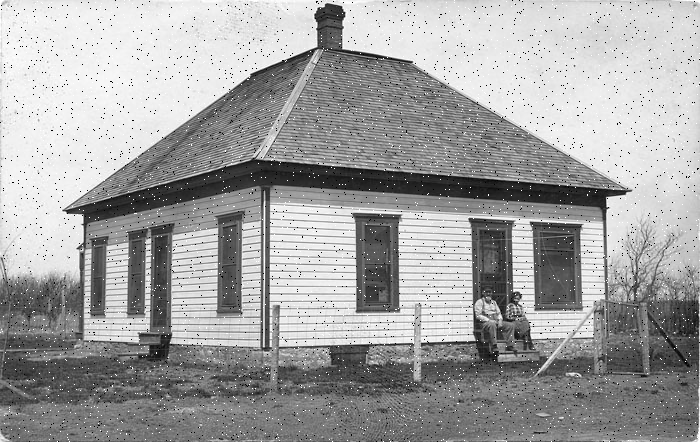
#> input picture Computer Vision & Image Processing./images/task2.png, 700 x 442 px, found by its file name
$ python Greyscale.py
#> lines starting #> are read from the running program, lines starting #| are printed output that depends on the picture
#> further down, noise_img is the input picture: shape (442, 700); min 0, max 255, mean 162.3
"""
 Grayscale Image Processing
(Due date: Nov. 26, 11:59 P.M., 2021)

The goal of this task is to experiment with two commonly used
image processing techniques: image denoising and edge detection.
Specifically, you are given a grayscale image with salt-and-pepper noise,
which is named 'task2.png' for your code testing.
Note that different image might be used when grading your code.

You are required to write programs to:
(i) denoise the image using 3x3 median filter;
(ii) detect edges in the denoised image along both x and y directions using Sobel operators (provided in line 30-32).
(iii) design two 3x3 kernels and detect edges in the denoised image along both 45° and 135° diagonal directions.
Hint:
• Zero-padding is needed before filtering or convolution.
• Normalization is needed before saving edge images. You can normalize image using the following equation:
    normalized_img = 255 * frac{img - min(img)}{max(img) - min(img)}

Do NOT modify the code provided to you.
You are NOT allowed to use OpenCV library except the functions we already been imported from cv2.
You are allowed to use Numpy for basic matrix calculations EXCEPT any function/operation related to convolution or correlation.
You should NOT use any other libraries, which provide APIs for convolution/correlation ormedian filtering.
Please write the convolution code ON YOUR OWN.
"""

from cv2 import imread, imwrite, imshow, IMREAD_GRAYSCALE, namedWindow, waitKey, destroyAllWindows
import numpy as np

# Sobel operators are given here, do NOT modify them.
sobel_x = np.array([[1, 0, -1], [2, 0, -2], [1, 0, -1]]).astype(int)
sobel_y = np.array([[1, 2, 1], [0, 0, 0], [-1, -2, -1]]).astype(int)


def filter(img):
    denoise_img = np.zeros((img.shape))
    padded = np.pad(array=img,pad_width=1,mode='constant')
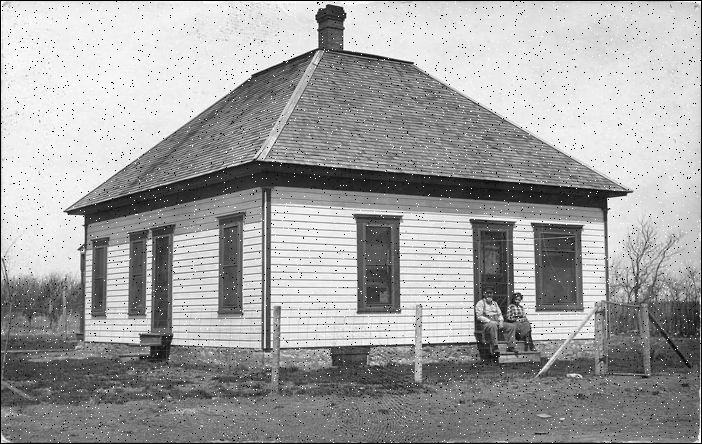
#> padded: shape (444, 702); min 0, max 255, mean 161.1

    for i in range(padded.shape[0]-2):
        for j in range(padded.shape[1]-2):
            img_window = padded[i:(i+3),j:(j+3)]
            y = np.sort(img_window)
            median = np.median(y)
            denoise_img[i][j] = median
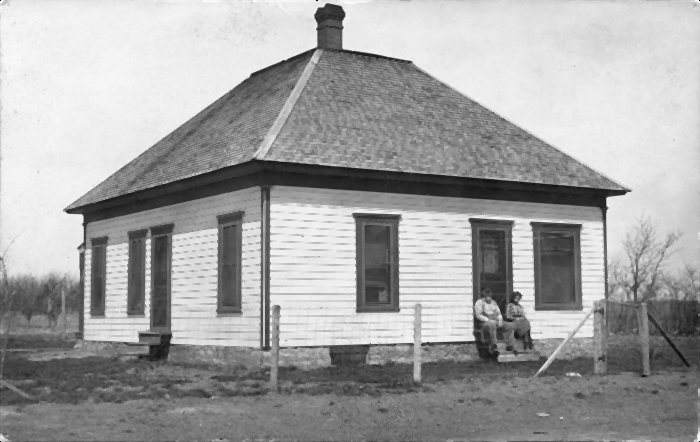
#> denoise_img: shape (442, 700) float64; min 0, max 255, mean 163.6

    return denoise_img


    """
    :param img: numpy.ndarray(int), image
    :return denoise_img: numpy.ndarray(int), image, same size as the input image

    Apply 3x3 Median Filter and reduce salt-and-pepper noises in the input noise image
    """

    # TO DO: implement your solution here
    raise NotImplementedError
    return denoise_img


def convolve2d(img, kernel):
    kernel = np.flipud(np.fliplr(kernel))
    padded = np.pad(array=img,pad_width=1,mode='constant')
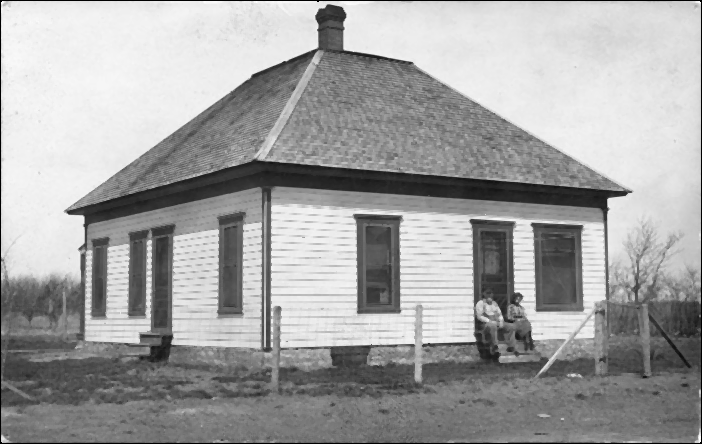
#> padded: shape (444, 702) float64; min 0, max 255, mean 162.4
    conv_img = np.zeros((img.shape))

    for i in range(padded.shape[0]-2):
        for j in range(padded.shape[1]-2):
            img_window = padded[i:(i+3),j:(j+3)]
            conv_img[i][j] = np.multiply(img_window, kernel).sum()

    return conv_img

    """
    :param img: numpy.ndarray, image
    :param kernel: numpy.ndarray, kernel
    :return conv_img: numpy.ndarray, image, same size as the input image

    Convolves a given image (or matrix) and a given kernel.
    """

    # TO DO: implement your solution here
    raise NotImplementedError
    return conv_img


def edge_detect(img):
    edge_y = convolve2d(img,sobel_y)
    edge_x = convolve2d(img,sobel_x)
#> after the loop in convolve2d (call 2), `for i in range(padded.shape[0]-2):`:
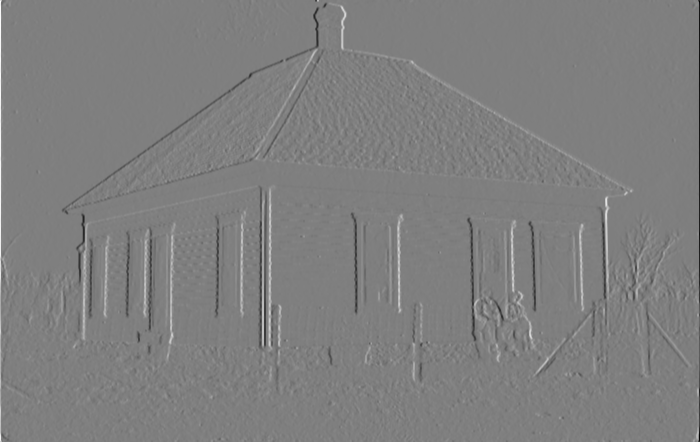
#> conv_img: shape (442, 700) float64; min -1009, max 1010, mean 0; drawn with min black and max white
    edge_mag = np.sqrt(np.square(edge_x) + np.square(edge_y))
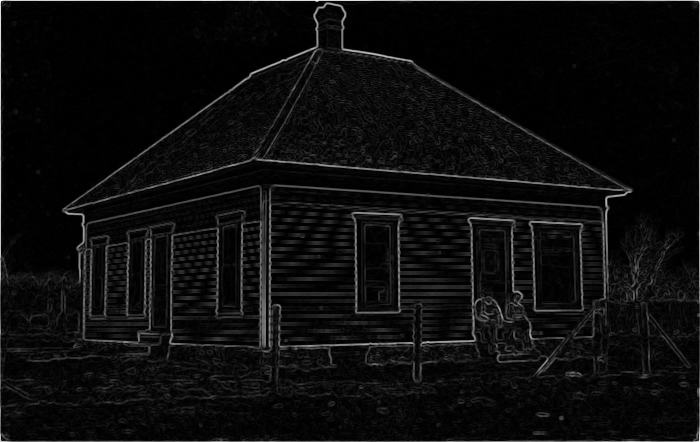
#> edge_mag: shape (442, 700) float64; min 0, max 1120, mean 59.5; drawn with min black and max white

    edge_y = 255 * (edge_y - np.min(edge_y)) / (np.max(edge_y) - np.min(edge_y))
    edge_x = 255 * (edge_x - np.min(edge_x)) / (np.max(edge_x) - np.min(edge_x))
    edge_mag = 255 * (edge_mag - np.min(edge_mag)) / (np.max(edge_mag) - np.min(edge_mag))

    return edge_y, edge_x, edge_mag

    """
    :param img: numpy.ndarray(int), image
    :return edge_x: numpy.ndarray(int), image, same size as the input image, edges along x direction
    :return edge_y: numpy.ndarray(int), image, same size as the input image, edges along y direction
    :return edge_mag: numpy.ndarray(int), image, same size as the input image,
                      magnitude of edges by combining edges along two orthogonal directions.

    Detect edges using Sobel kernel along x and y directions.
    Please use the Sobel operators provided in line 30-32.
    Calculate magnitude of edges by combining edges along two orthogonal directions.
    All returned images should be normalized to [0, 255].
    """

    # TO DO: implement your solution here
    raise NotImplementedError
    return edge_x, edge_y, edge_mag


def edge_diag(img):
    sobel_135 = np.array([[0, -1, -2], [1, 0, -1], [2, 1, 0]]).astype(int)
    sobel_45 = np.array([[2, 1,0], [1,0, -1], [0, -1, -2]]).astype(int)

    edge_135 = convolve2d(img,sobel_135)
    edge_45 = convolve2d(img,sobel_45)

    edge_135 = 255 * (edge_135 - np.min(edge_135)) / (np.max(edge_135) - np.min(edge_135))
    edge_45 = 255 * (edge_45 - np.min(edge_45)) / (np.max(edge_45) - np.min(edge_45))

    print(sobel_135)
    print(sobel_45)
    return edge_135, edge_45


    """
    :param img: numpy.ndarray(int), image
    :return edge_45: numpy.ndarray(int), image, same size as the input image, edges along x direction
    :return edge_135: numpy.ndarray(int), image, same size as the input image, edges along y direction

    Design two 3x3 kernels to detect the diagonal edges of input image. Please print out the kernels you designed.
    Detect diagonal edges along 45° and 135° diagonal directions using the kernels you designed.
    All returned images should be normalized to [0, 255].
    """

    # TO DO: implement your solution here
    raise NotImplementedError
    print() # print the two kernels you designed here
    return edge_45, edge_135


if __name__ == "__main__":
    noise_img = imread('task2.png', IMREAD_GRAYSCALE)
    denoise_img = filter(noise_img)
    imwrite('results/task2_denoise.jpg', denoise_img)
    edge_x_img, edge_y_img, edge_mag_img = edge_detect(denoise_img)
    imwrite('results/task2_edge_x.jpg', edge_x_img)
    imwrite('results/task2_edge_y.jpg', edge_y_img)
    imwrite('results/task2_edge_mag.jpg', edge_mag_img)
    edge_45_img, edge_135_img = edge_diag(denoise_img)
#> after the loop in convolve2d (call 3), `for i in range(padded.shape[0]-2):`:
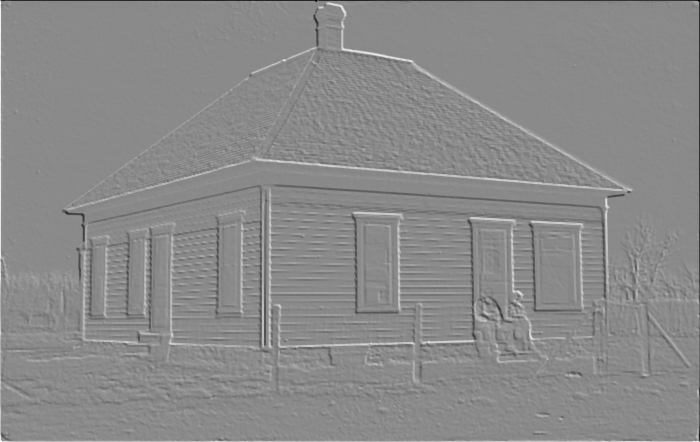
#> conv_img: shape (442, 700) float64; min -1000, max 843, mean 0.7; drawn with min black and max white
#> after the loop in convolve2d (call 4), `for i in range(padded.shape[0]-2):`:
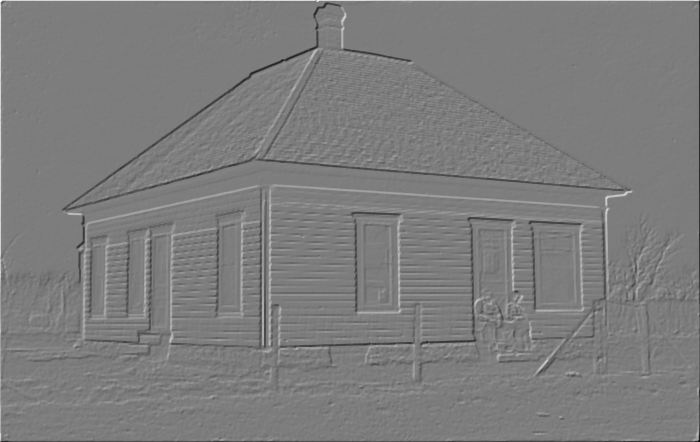
#> conv_img: shape (442, 700) float64; min -984, max 1018, mean -0.7; drawn with min black and max white
    imwrite('results/task2_edge_diag1.jpg', edge_45_img)
    imwrite('results/task2_edge_diag2.jpg', edge_135_img)
